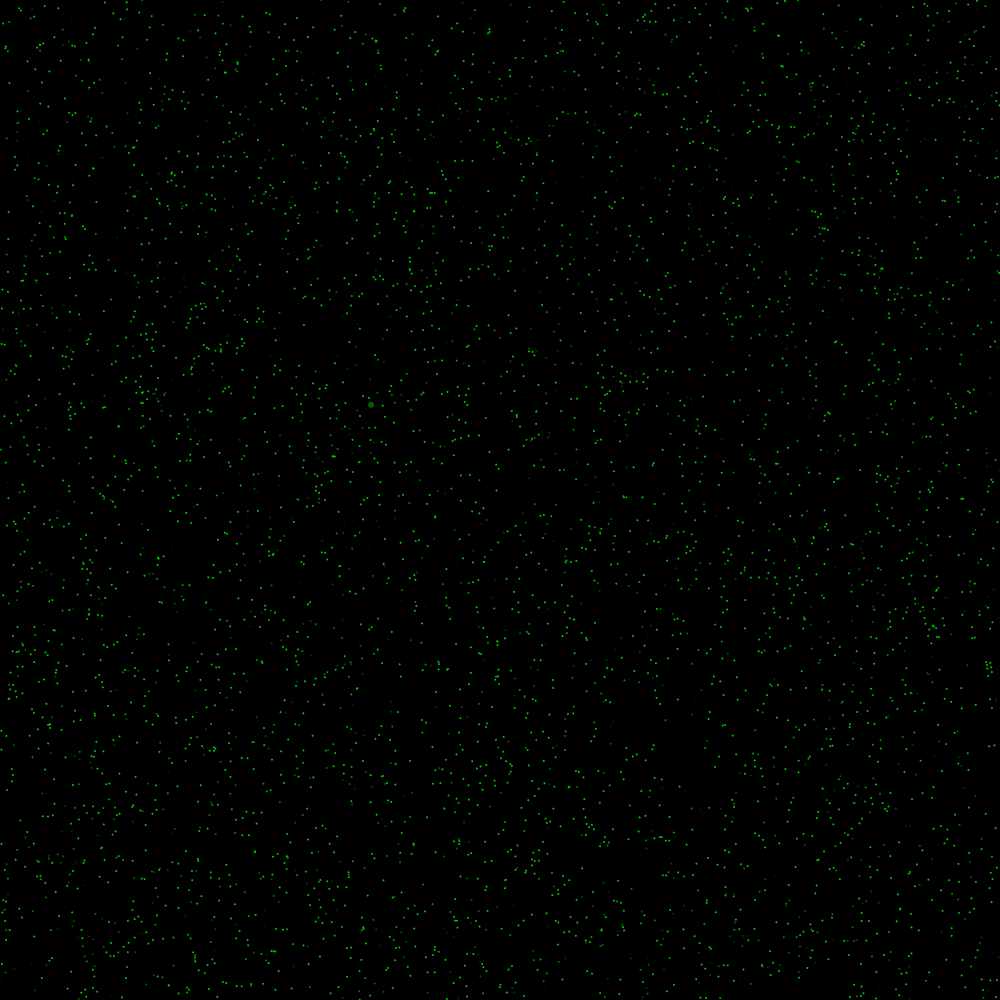
Frame 1 (no input)
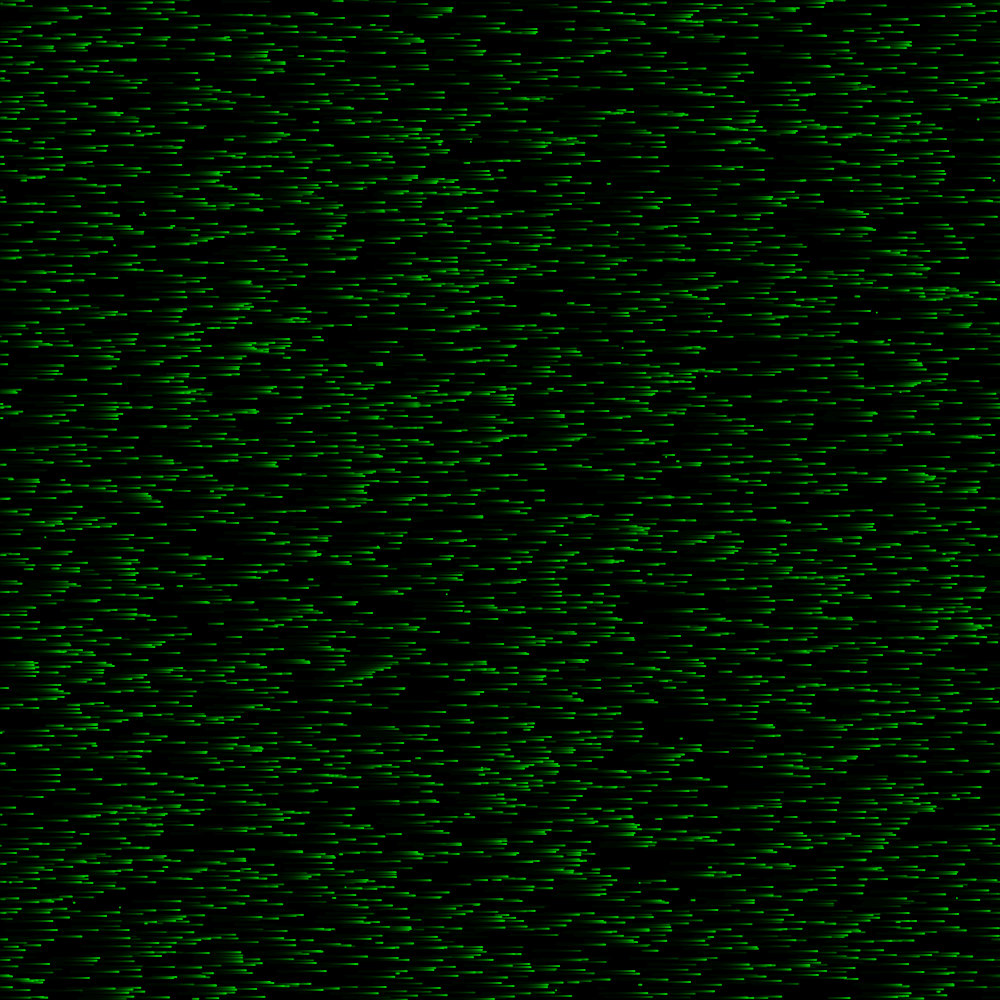
Frame 60 (the mouse pressed at the canvas centre just before this capture)
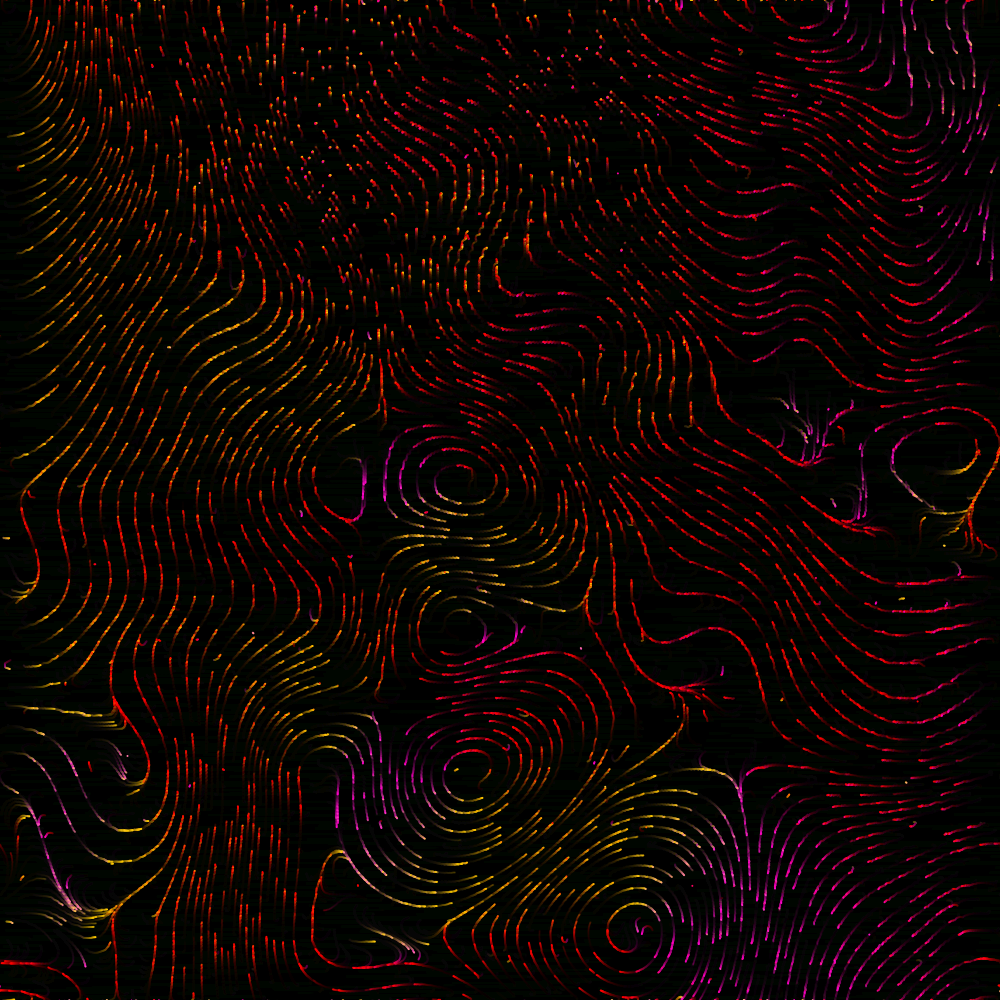
Frame 120 (the mouse held since frame 60 and released just before this capture)

The Processing sketch that drew these frames (run headless with seeded random() and noise(); from frame 60 on, the mouse is pressed at the canvas centre):

// Processing sketch: HighNoise
// ── HighNoise.pde
final int PARTICLE_COUNT = 5000;

PVector[] pos = new PVector[PARTICLE_COUNT];
PVector[] acc = new PVector[PARTICLE_COUNT]; // Remove this, we don't use it here
PVector[] vel = new PVector[PARTICLE_COUNT];
int[] life = new int[PARTICLE_COUNT];

// The trick is store structures of arrays as opposed to arrays of structures.

// If you have an array of objects (each storing a position, speed, colour etc) and 
// your process is to go through that array and act on each property, think of how 
// that array of objects would be layed out in memory, your cutting it all up.

// If you want to store stuff efficiently and nicely in memory seperate out the properties
// into their own arrays

// Orders of making things efficient:
// Seperation
// Vectorisation
// Parrellisation

PVector center;
 color c = color(200, 20, 20);
 int noiseScale = 1000;
 float mode = PI;
void setup()
{
  
  size(1000,1000);
  //fullScreen();
  background(0);
  //blendMode(BLEND);
  
  noiseSeed(10);
  
  for (int x = 0; x < PARTICLE_COUNT; x++) {
    pos[x] = new PVector(random(0, width), random(0, height));
    vel[x] = new PVector(random(-1.0, 1.0), random(-1.0, 1.0));
    acc[x] = new PVector(0, 0);
    life[x] = (int) random(10, 500);
  }
  
  center = new PVector(width/2, height/2);
  
  fill(255);
  noStroke();
}

void draw()
{
  
  noiseScale =mouseX; //225
  println(noiseScale);
  
  //background(0);
  
  noStroke();
  fill(0, 20);
  rect(0, 0, width, height);
  
  // Act on each array seperately as well, otherwise you are still mixing and matching
  // the arrays that are in different parts of memory
  
  for (int x = 0; x < PARTICLE_COUNT; x++) {
    //vel[x].add(acc[x]);
  }
  
  for (int x = 0; x < PARTICLE_COUNT; x++) {
    PVector position = pos[x];
    float angle = noise(position.x/(noiseScale * 2.5), position.y/(noiseScale * 2.5))*HALF_PI*(noiseScale * 2.5);//4000//2500//noise(position.x/map(mouseY, 0, height, 1, 500), position.y/map(mouseX, 0, width, 1, 500)); //200 //50
    vel[x].x = cos(angle);//cos(angle);
    vel[x].y = sin(angle);//sin(angle);
    
    //vel[x].mult(1.5);
    vel[x].mult(0.8);//2);
    pos[x].add(vel[x]); // accessing vel here, bad!
    
    fill(map(angle, 0, 1, 0, 255), map(vel[x].x, 0, 1, 0, 255), map(vel[x].y, 0, 1, 0, 255),life[x]);
            //fill(c, life[x]);
            //https://www.desmos.com/calculator/l3u8133jwj
    if (x == 12)
    {
      println(">angle<" + angle);
      println(">vel.x<" + vel[x].x);
      println(">vel.y<" + vel[x].y);
      ellipse(pos[x].x, pos[x].y, 6, 6);
    }
    else
    {
      ellipse(pos[x].x, pos[x].y, 2, 2);
    }
    
    //acc[x].mult(0);
    if (life[x] < 0) {
      pos[x] = new PVector(random(width), random(height));  
      life[x] = (int)random(250, 300); // 350, 500
    } else {
      life[x]--;
    }

    
    // Bounds check
    if (pos[x].x < 0) pos[x].x = 1000;
    if (pos[x].x > 1000) pos[x].x = 0;
    if (pos[x].y < 0) pos[x].y = 1000;
    if (pos[x].y > 1000) pos[x].y = 0;
  }
  
  for (int x = 0; x < PARTICLE_COUNT; x++) {
    //PVector f = PVector.sub(center, pos[x]); // accessing pos here, bad!
    //f.normalize();
    //f.mult(0.01);
    //acc[x] = f;
    
    /*
        fill(c, life[x]);
    ellipse(pos[x].x, pos[x].y, 2, 2);
    
    //acc[x].mult(0);
    if (life[x] < 0) {
      pos[x] = new PVector(1, random(height));  
      life[x] = (int)random(250, 300); // 350, 500
    } else {
      life[x]--;
    }
    */
    
    //fill(map(angle, 0, 1, 0, 255), map(vel[x].x, 0, 1, 0, 255), map(vel[x].y, 0, 1, 0, 255));


  }
  
  fill(255);
  //stroke(255);
  /*for (int x = 0; x < PARTICLE_COUNT; x++) {
    if (x % 2 == 0)
      fill(255, 150, 0);
    else
      fill(255);
    
    ellipse(pos[x].x, pos[x].y, 2, 2);
    //point(pos[x].x, pos[x].y);
  }
  */
  
  println("fps: " + frameRate);
}

void mousePressed()
{
  noiseSeed(millis());  

  
}
